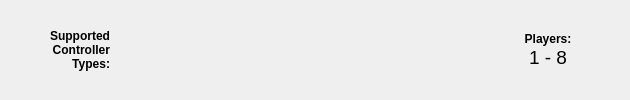
       <widget class="QWidget" name="topControllerApplet" native="true">
        <layout class="QHBoxLayout" name="horizontalLayout">
         <property name="spacing">
          <number>10</number>
         </property>
         <property name="leftMargin">
          <number>0</number>
         </property>
         <property name="topMargin">
          <number>10</number>
         </property>
         <property name="rightMargin">
          <number>0</number>
         </property>
         <property name="bottomMargin">
          <number>10</number>
         </property>
         <item>
          <spacer name="controllerAppletHorizontalSpacer2">
           <property name="orientation">
            <enum>Qt::Horizontal</enum>
           </property>
           <property name="sizeHint" stdset="0">
            <size>
             <width>40</width>
             <height>20</height>
            </size>
           </property>
          </spacer>
         </item>
         <item>
          <widget class="QWidget" name="controllersSupported" native="true">
           <property name="minimumSize">
            <size>
             <width>70</width>
             <height>70</height>
            </size>
           </property>
           <property name="maximumSize">
            <size>
             <width>70</width>
             <height>70</height>
            </size>
           </property>
           <layout class="QVBoxLayout" name="verticalLayout_21">
            <property name="leftMargin">
             <number>0</number>
            </property>
            <property name="topMargin">
             <number>0</number>
            </property>
            <property name="rightMargin">
             <number>0</number>
            </property>
            <property name="bottomMargin">
             <number>0</number>
            </property>
            <item>
             <widget class="QLabel" name="controllersSupportedLabel">
              <property name="minimumSize">
               <size>
                <width>70</width>
                <height>70</height>
               </size>
              </property>
              <property name="maximumSize">
               <size>
                <width>70</width>
                <height>70</height>
               </size>
              </property>
              <property name="font">
               <font>
                <weight>75</weight>
                <bold>true</bold>
               </font>
              </property>
              <property name="text">
               <string>Supported Controller Types:</string>
              </property>
              <property name="alignment">
               <set>Qt::AlignRight|Qt::AlignTrailing|Qt::AlignVCenter</set>
              </property>
              <property name="wordWrap">
               <bool>true</bool>
              </property>
             </widget>
            </item>
           </layout>
          </widget>
         </item>
         <item>
          <widget class="QWidget" name="controllerSupported1" native="true">
           <property name="sizePolicy">
            <sizepolicy hsizetype="Preferred" vsizetype="Preferred">
             <horstretch>0</horstretch>
             <verstretch>0</verstretch>
            </sizepolicy>
           </property>
           <property name="minimumSize">
            <size>
             <width>70</width>
             <height>70</height>
            </size>
           </property>
           <property name="maximumSize">
            <size>
             <width>70</width>
             <height>70</height>
            </size>
           </property>
           <property name="styleSheet">
            <string notr="true"/>
           </property>
          </widget>
         </item>
         <item>
          <widget class="QWidget" name="controllerSupported2" native="true">
           <property name="minimumSize">
            <size>
             <width>70</width>
             <height>70</height>
            </size>
           </property>
           <property name="maximumSize">
            <size>
             <width>70</width>
             <height>70</height>
            </size>
           </property>
           <property name="styleSheet">
            <string notr="true"/>
           </property>
          </widget>
         </item>
         <item>
          <widget class="QWidget" name="controllerSupported3" native="true">
           <property name="minimumSize">
            <size>
             <width>70</width>
             <height>70</height>
            </size>
           </property>
           <property name="maximumSize">
            <size>
             <width>70</width>
             <height>70</height>
            </size>
           </property>
           <property name="styleSheet">
            <string notr="true"/>
           </property>
          </widget>
         </item>
         <item>
          <widget class="QWidget" name="controllerSupported4" native="true">
           <property name="minimumSize">
            <size>
             <width>70</width>
             <height>70</height>
            </size>
           </property>
           <property name="maximumSize">
            <size>
             <width>70</width>
             <height>70</height>
            </size>
           </property>
           <property name="styleSheet">
            <string notr="true"/>
           </property>
          </widget>
         </item>
         <item>
          <widget class="QWidget" name="controllerSupported5" native="true">
           <property name="minimumSize">
            <size>
             <width>70</width>
             <height>70</height>
            </size>
           </property>
           <property name="maximumSize">
            <size>
             <width>70</width>
             <height>70</height>
            </size>
           </property>
           <property name="styleSheet">
            <string notr="true"/>
           </property>
          </widget>
         </item>
         <item>
          <widget class="QWidget" name="playersSupported" native="true">
           <property name="minimumSize">
            <size>
             <width>70</width>
             <height>70</height>
            </size>
           </property>
           <property name="maximumSize">
            <size>
             <width>70</width>
             <height>70</height>
            </size>
           </property>
           <layout class="QVBoxLayout" name="verticalLayout_20">
            <property name="spacing">
             <number>0</number>
            </property>
            <property name="leftMargin">
             <number>0</number>
            </property>
            <property name="topMargin">
             <number>16</number>
            </property>
            <property name="rightMargin">
             <number>14</number>
            </property>
            <property name="bottomMargin">
             <number>16</number>
            </property>
            <item>
             <widget class="QLabel" name="maxSupportedLabel">
              <property name="font">
               <font>
                <weight>75</weight>
                <bold>true</bold>
               </font>
              </property>
              <property name="text">
               <string>Players:</string>
              </property>
              <property name="alignment">
               <set>Qt::AlignCenter</set>
              </property>
              <property name="wordWrap">
               <bool>false</bool>
              </property>
             </widget>
            </item>
            <item>
             <widget class="QLabel" name="numberSupportedLabel">
              <property name="font">
               <font>
                <pointsize>14</pointsize>
               </font>
              </property>
              <property name="text">
               <string>1 - 8</string>
              </property>
              <property name="alignment">
               <set>Qt::AlignCenter</set>
              </property>
             </widget>
            </item>
           </layout>
          </widget>
         </item>
         <item>
          <spacer name="controllerAppletHorizontalSpacer3">
           <property name="orientation">
            <enum>Qt::Horizontal</enum>
           </property>
           <property name="sizeHint" stdset="0">
            <size>
             <width>40</width>
             <height>20</height>
            </size>
           </property>
          </spacer>
         </item>
        </layout>
       </widget>
